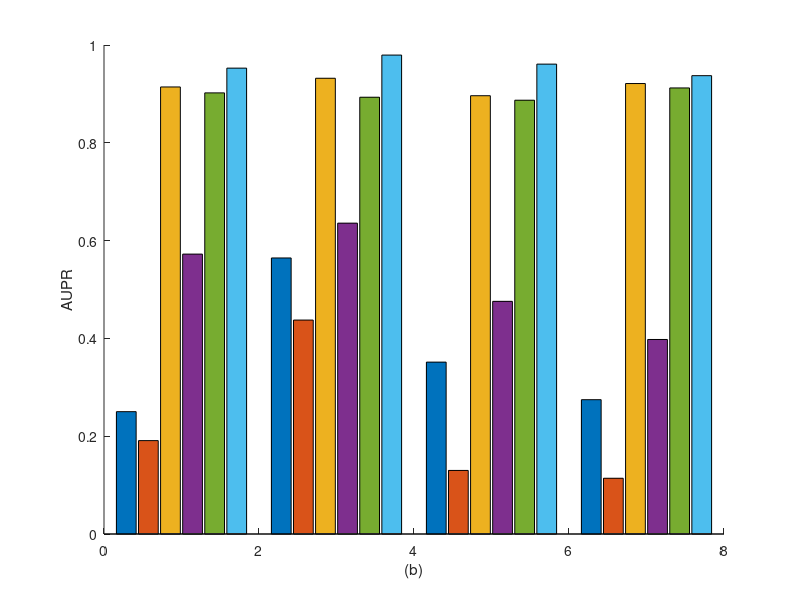

Recreate this plot in MATLAB. (Note: this script raises an error after producing the figure.)
% Nature论文插图复刻第1期
% 公众号：阿昆的科研日常

%   'NIMCGCN', 'LAGCN', 'BNNR','DRRS', 'DeepDR','NSGNN',...
%% 数据准备
x = [1 3 5 7];    
dataset = [0.2502 0.191 0.9142 0.5724 0.9021 0.9527;
           0.5645 0.4375 0.9320 0.6357 0.8932 0.9794;
            0.3515 0.130 0.8963 0.4758 0.8871 0.9609;   
           0.2747 0.114 0.9212 0.3978 0.9122 0.9373]; 
 
  % 误差矩阵
% AVG = dataset/50; % 下方长度
AVG = [0.0064 0.0073 0.0044 0.0052 0.0045 0.0045;
       0.0051 0.0046 0.0047 0.0062 0.0046 0.0054;
       0.0065 0.0076 0.0041 0.0057 0.0042 0.0061;
       0.0047 0.0048 0.0051 0.0042 0.0067 0.0049;];
% STD = dataset/100; % 上方长度
STD = [0.0064 0.0073 0.0044 0.0052 0.0045 0.0045;
       0.0051 0.0046 0.0047 0.0062 0.0046 0.0054;
       0.0065 0.0076 0.0041 0.0057 0.0042 0.0061;
       0.0047 0.0048 0.0051 0.0042 0.0067 0.0049;];
      
%% 颜色提取
% ColorCopy函数获取方式：
% 公众号后台回复：复制
% C = ColorCopy;
close
% C1 = C(1,:);
% C2 = C(2,:);
% C3 = C(3,:);
C1=[0.4 0.4 0.55];
C2=[0.3020 0.7333 0.9392];
C3=[0.0 0.6275 0.5255];
C4=[0.2392 0.3294 0.5333];
C5=[1 1 0.55];
C6=[0.9098 0.2941 0.2078];


% C1=[0.7725 0.8706 0.7059];
% C2=[0.6588 0.8196 0.5608];
% C3=[0.3255 0.5098 0.1961];



%% 图窗设定
figureUnits = 'centimeters';
figureWidth = 20;
figureHeight = 17;
figureHandle = figure;
set(gcf, 'Units', figureUnits, 'Position', [0 0 figureWidth figureHeight]);
hold on

%% 多组柱状图绘制
GO = bar(x,dataset,0.9,'EdgeColor','k');
hYLabel = ylabel('AUPR');
hXLabel = xlabel('(b)');
% 赋色
GO(1).FaceColor = C1;
GO(2).FaceColor = C2;
GO(3).FaceColor = C3;
GO(4).FaceColor = C4;
GO(5).FaceColor = C5;
GO(6).FaceColor = C6;
% 文字注释
high=0.092;
for ii = 1
    text(ii-0.67,dataset(ii,1)+STD(ii,1)+high,strcat(num2str(dataset(ii,1),'%.4f'),'±',num2str(STD(ii,1),'%.4f')),...
         'ROtation',90,'color','k','FontSize',9,'FontName',  'Times New Roman', 'HorizontalAlignment','center');
    text(ii-0.42,dataset(ii,2)+STD(ii,2)+high,strcat(num2str(dataset(ii,2),'%.4f'),'±',num2str(STD(ii,2),'%.4f')),...
         'ROtation',90,'color','k','FontSize',9,'FontName',  'Times New Roman', 'HorizontalAlignment','center');     
    text(ii-0.15,dataset(ii,3)+STD(ii,3)+high,strcat(num2str(dataset(ii,3),'%.4f'),'±',num2str(STD(ii,3),'%.4f')),...
         'ROtation',90,'color','k','FontSize',9,'FontName',  'Times New Roman', 'HorizontalAlignment','center');  
    text(ii+0.13,dataset(ii,4)+STD(ii,4)+high,strcat(num2str(dataset(ii,4),'%.4f'),'±',num2str(STD(ii,4),'%.4f')),...
         'ROtation',90,'color','k','FontSize',9,'FontName',  'Times New Roman', 'HorizontalAlignment','center');
    text(ii+0.40,dataset(ii,5)+STD(ii,5)+high,strcat(num2str(dataset(ii,5),'%.4f'),'±',num2str(STD(ii,5),'%.4f')),...
         'ROtation',90,'color','k','FontSize',9,'FontName',  'Times New Roman', 'HorizontalAlignment','center');
    text(ii+0.66,dataset(ii,6)+STD(ii,6)+high,strcat(num2str(dataset(ii,6),'%.4f'),'±',num2str(STD(ii,6),'%.4f')),...
         'ROtation',90,'color','k','FontSize',9,'FontName',  'Times New Roman', 'HorizontalAlignment','center');
end
for ii = 3
    text(ii-0.67,dataset(ii-1,1)+STD(ii-1,1)+high,strcat(num2str(dataset(ii-1,1),'%.4f'),'±',num2str(STD(ii-1,1),'%.4f')),...
         'ROtation',90,'color','k','FontSize',9,'FontName',  'Times New Roman', 'HorizontalAlignment','center');
    text(ii-0.42,dataset(ii-1,2)+STD(ii-1,2)+high,strcat(num2str(dataset(ii-1,2),'%.4f'),'±',num2str(STD(ii-1,2),'%.4f')),...
         'ROtation',90,'color','k','FontSize',9,'FontName',  'Times New Roman', 'HorizontalAlignment','center');     
    text(ii-0.15,dataset(ii-1,3)+STD(ii-1,3)+high,strcat(num2str(dataset(ii-1,3),'%.4f'),'±',num2str(STD(ii-1,3),'%.4f')),...
         'ROtation',90,'color','k','FontSize',9,'FontName',  'Times New Roman', 'HorizontalAlignment','center');  
    text(ii+0.13,dataset(ii-1,4)+STD(ii-1,4)+high,strcat(num2str(dataset(ii-1,4),'%.4f'),'±',num2str(STD(ii-1,4),'%.4f')),...
         'ROtation',90,'color','k','FontSize',9,'FontName',  'Times New Roman', 'HorizontalAlignment','center');
    text(ii+0.40,dataset(ii-1,5)+STD(ii-1,5)+high,strcat(num2str(dataset(ii-1,5),'%.4f'),'±',num2str(STD(ii-1,5),'%.4f')),...
         'ROtation',90,'color','k','FontSize',9,'FontName',  'Times New Roman', 'HorizontalAlignment','center');
    text(ii+0.66,dataset(ii-1,6)+STD(ii-1,6)+high,strcat(num2str(dataset(ii-1,6),'%.4f'),'±',num2str(STD(ii-1,6),'%.4f')),...
         'ROtation',90,'color','k','FontSize',9,'FontName',  'Times New Roman', 'HorizontalAlignment','center');
end
for ii = 5
    text(ii-0.67,dataset(ii-2,1)+STD(ii-2,1)+high,strcat(num2str(dataset(ii-2,1),'%.4f'),'±',num2str(STD(ii-2,1),'%.4f')),...
         'ROtation',90,'color','k','FontSize',9,'FontName',  'Times New Roman', 'HorizontalAlignment','center');
    text(ii-0.42,dataset(ii-2,2)+STD(ii-2,2)+high,strcat(num2str(dataset(ii-2,2),'%.4f'),'±',num2str(STD(ii-2,2),'%.4f')),...
         'ROtation',90,'color','k','FontSize',9,'FontName',  'Times New Roman', 'HorizontalAlignment','center');     
    text(ii-0.15,dataset(ii-2,3)+STD(ii-2,3)+high,strcat(num2str(dataset(ii-2,3),'%.4f'),'±',num2str(STD(ii-2,3),'%.4f')),...
         'ROtation',90,'color','k','FontSize',9,'FontName',  'Times New Roman', 'HorizontalAlignment','center');  
    text(ii+0.13,dataset(ii-2,4)+STD(ii-2,4)+high,strcat(num2str(dataset(ii-2,4),'%.4f'),'±',num2str(STD(ii-2,4),'%.4f')),...
         'ROtation',90,'color','k','FontSize',9,'FontName',  'Times New Roman', 'HorizontalAlignment','center');
    text(ii+0.40,dataset(ii-2,5)+STD(ii-2,5)+high,strcat(num2str(dataset(ii-2,5),'%.4f'),'±',num2str(STD(ii-2,5),'%.4f')),...
         'ROtation',90,'color','k','FontSize',9,'FontName',  'Times New Roman', 'HorizontalAlignment','center');
    text(ii+0.66,dataset(ii-2,6)+STD(ii-2,6)+high,strcat(num2str(dataset(ii-2,6),'%.4f'),'±',num2str(STD(ii-2,6),'%.4f')),...
         'ROtation',90,'color','k','FontSize',9,'FontName',  'Times New Roman', 'HorizontalAlignment','center');
end
for ii = 7
    text(ii-0.67,dataset(ii-3,1)+STD(ii-3,1)+high,strcat(num2str(dataset(ii-3,1),'%.4f'),'±',num2str(STD(ii-3,1),'%.4f')),...
         'ROtation',90,'color','k','FontSize',9,'FontName',  'Times New Roman', 'HorizontalAlignment','center');
    text(ii-0.42,dataset(ii-3,2)+STD(ii-3,2)+high,strcat(num2str(dataset(ii-3,2),'%.4f'),'±',num2str(STD(ii-3,2),'%.4f')),...
         'ROtation',90,'color','k','FontSize',9,'FontName',  'Times New Roman', 'HorizontalAlignment','center');     
    text(ii-0.15,dataset(ii-3,3)+STD(ii-3,3)+high,strcat(num2str(dataset(ii-3,3),'%.4f'),'±',num2str(STD(ii-3,3),'%.4f')),...
         'ROtation',90,'color','k','FontSize',9,'FontName',  'Times New Roman', 'HorizontalAlignment','center');  
    text(ii+0.13,dataset(ii-3,4)+STD(ii-3,4)+high,strcat(num2str(dataset(ii-3,4),'%.4f'),'±',num2str(STD(ii-3,4),'%.4f')),...
         'ROtation',90,'color','k','FontSize',9,'FontName',  'Times New Roman', 'HorizontalAlignment','center');
    text(ii+0.40,dataset(ii-3,5)+STD(ii-3,5)+high,strcat(num2str(dataset(ii-3,5),'%.4f'),'±',num2str(STD(ii-3,5),'%.4f')),...
         'ROtation',90,'color','k','FontSize',9,'FontName',  'Times New Roman', 'HorizontalAlignment','center');
    text(ii+0.66,dataset(ii-3,6)+STD(ii-3,6)+high,strcat(num2str(dataset(ii-3,6),'%.4f'),'±',num2str(STD(ii-3,6),'%.4f')),...
         'ROtation',90,'color','k','FontSize',9,'FontName',  'Times New Roman', 'HorizontalAlignment','center');
end



[M,N] = size(dataset);
xpos = zeros(M,N);
xpos(:,1) = GO(1,1).XEndPoints';
xpos(:,2) = GO(1,2).XEndPoints';
xpos(:,3) = GO(1,3).XEndPoints';
xpos(:,4) = GO(1,4).XEndPoints';
xpos(:,5) = GO(1,5).XEndPoints';
xpos(:,6) = GO(1,6).XEndPoints';

hE = errorbar(xpos, dataset, AVG, STD);
set(hE, 'LineStyle', 'none', 'Color', 'k', 'LineWidth', 0.7)

%% 坐标区细节调整
% 坐标轴参数调整
set(gca, 'Box', 'off', ...                                         
         'XGrid', 'off', 'YGrid', 'off', ...                       
         'TickDir', 'out', 'TickLength', [.005 .005], ...           
         'XMinorTick', 'off', 'YMinorTick', 'off', ...             
         'XColor', [0.1 0 0],  'YColor', [0 0 0 ],...           
         'YTick', 0.1:0.1:1,...                                      
         'Ylim' , [0 1.17], ...                                   
         'Xlim' , [0 8], ...
         'Xtick', [0:8], ... 
         'Xticklabel',{' ', 'Cdataset',' ','DNdataset',' ','Fdataset',' ','LSRRL'},...
         'Yticklabel',{num2str([0.1:0.1:1]','%.2f')})
% legend
hLegend = legend([GO(1),GO(2),GO(3),GO(4),GO(5),GO(6)], ...
                 'NIMCGCN', 'LAGCN', 'BNNR','DRRS', 'DeepDR','NSGNN',...
                 'Location', 'northoutside','Orientation','horizontal');
hLegend.ItemTokenSize = [5 5];
legend('boxoff');
% 字体字号

set(gca, 'FontName', 'Times New Roman', 'FontSize', 10)
set(hLegend, 'FontName',  'Times New Roman', 'FontSize', 11)
set(hYLabel, 'FontName',  'Times New Roman', 'FontSize', 14)
set(hXLabel, 'FontName',  'Times New Roman', 'FontSize', 20)

set(gcf,'Color',[1 1 1])
set(gca,'LineWidth',0.7)


%% 图片输出
figW = figureWidth;
figH = figureHeight;
set(figureHandle,'PaperUnits',figureUnits);
set(figureHandle,'PaperPosition',[0 0 figW figH]);
% fileout = 'test';
% print(figureHandle,[fileout,'.png'],'-r300','-dpng');

xc = get(gca,'XColor');
yc = get(gca,'YColor');
unit = get(gca,'units');
ax = axes( 'Units', unit,...
           'Position',get(gca,'Position'),...
           'XAxisLocation','top',...
           'YAxisLocation','right',...
           'Color','none',...
           'XColor',xc,...
           'YColor',yc);
set(ax, 'linewidth',0.7,...
        'XTick', [],...
        'YTick', []);
% 输出
% print('test2.png','-r300','-dpng')

xc = get(gca,'XColor');
yc = get(gca,'YColor');
unit = get(gca,'units');
ax = axes( 'Units', unit,...
           'Position',get(gca,'Position'),...
           'XAxisLocation','top',...
           'YAxisLocation','right',...
           'Color','none',...
           'XColor',xc,...
           'YColor',yc);
set(ax, 'linewidth',0.7,...
        'XTick', [],...
        'YTick', []);
